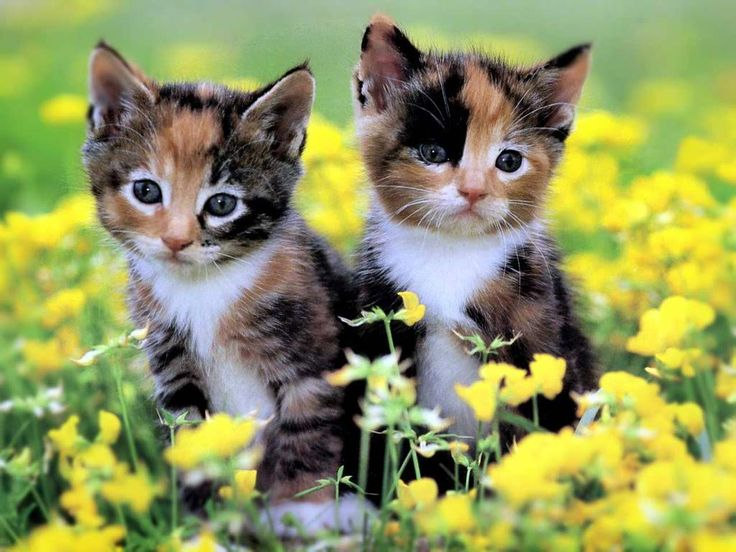
#> input picture kitten3.jpg, 736 x 552 px
$ python convolution.py
#> lines starting #> are read from the running program, lines starting #| are printed output that depends on the picture
#> further down, img is the input picture: PIL image 736x552 RGB; mean R, G, B 144.4, 150.8, 93.3
from PIL import Image
import numpy as np

def apply_convolution(img:np.array, kernel:np.array):

    # Get the height, width, and number of channels of the image
    height,width,c =img.shape[0],img.shape[1],img.shape[2]
#> height = 552; width = 736; c = 3

    # Get the height, width, and number of channels of the kernel
    kernel_height,kernel_width = kernel.shape[0],kernel.shape[1]

    # Create a new image of original img size minus the border
    # where the convolution can't be applied
    new_img = np.zeros((height-kernel_height+1,width-kernel_width+1,3))

    # Loop through each pixel in the image
    # But skip the outer edges of the image
    for i in range(kernel_height//2, height-kernel_height//2-1):
        for j in range(kernel_width//2, width-kernel_width//2-1):
            # Extract a window of pixels around the current pixel
            window = img[i-kernel_height//2 : i+kernel_height//2+1,j-kernel_width//2 : j+kernel_width//2+1]

            # Apply the convolution to the window and set the result as the value of the current pixel in the new image
            new_img[i, j, 0] = int((window[:,:,0] * kernel).sum())
            new_img[i, j, 1] = int((window[:,:,1] * kernel).sum())
            new_img[i, j, 2] = int((window[:,:,2] * kernel).sum())
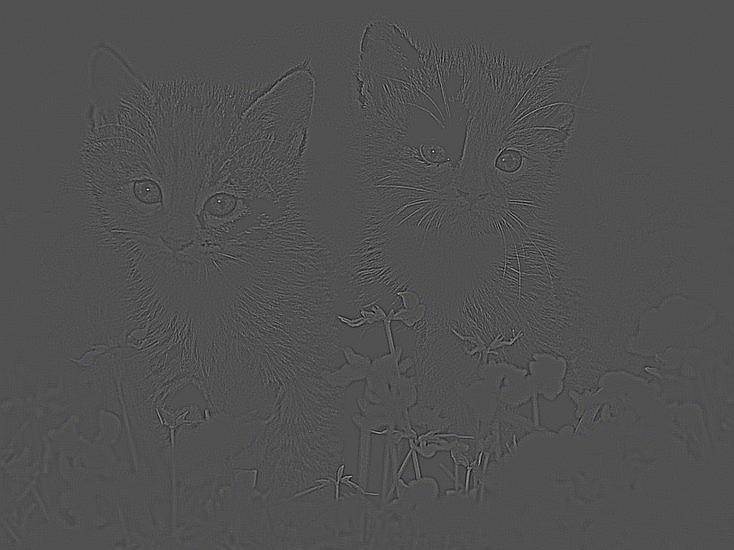
#> new_img: shape (550, 734, 3) float64; mean R, G, B 0, 0, 0; drawn with min black and max white

    # Clip values to the range 0-255
    new_img = np.clip(new_img, 0, 255)
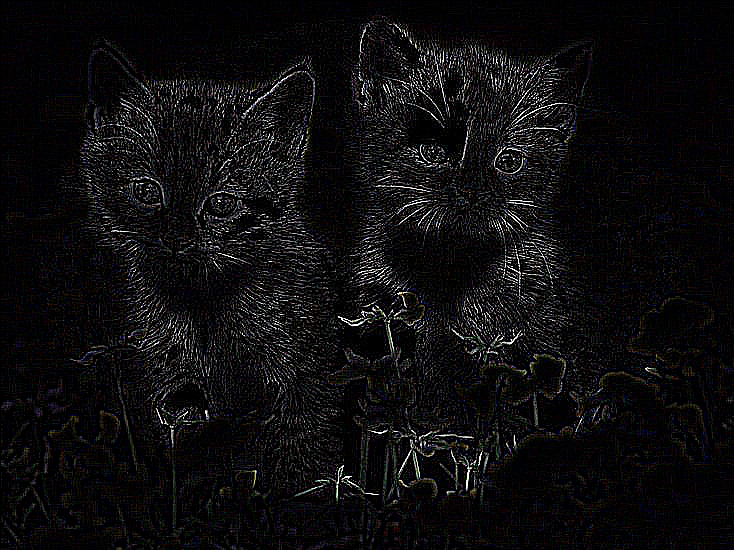
#> new_img: shape (550, 734, 3) float64; mean R, G, B 13.6, 13.4, 13.8
    return new_img.astype(np.uint8)

if __name__ == "__main__":

    # kernel for edge detection
    kernel = np.array([[-1,-1,-1], [-1,8,-1], [-1,-1,-1]])

    # kernel for vertical edge detection
    #kernel = np.array([[-1,0,1],[-1,0,1],[-1,0,1]])

    # kernel for horizontal edge detection
    # kernel = np.array([[-1,-1,-1],[0,0,0],[1,1,1]])

    # Kernel for box blur
    # kernel = np.array([[1/9,1/9,1/9],[1/9,1/9,1/9],[1/9,1/9,1/9]])

    # Open the image and convert it to an array
    # Try to put your own picture!
    img = Image.open('kitten3.jpg')
    or_img = np.asarray(img)

    new_img = apply_convolution(or_img, kernel)

    # Create a PIL image from the new image and display it
    sImg = Image.fromarray(new_img)
    sImg.show()
